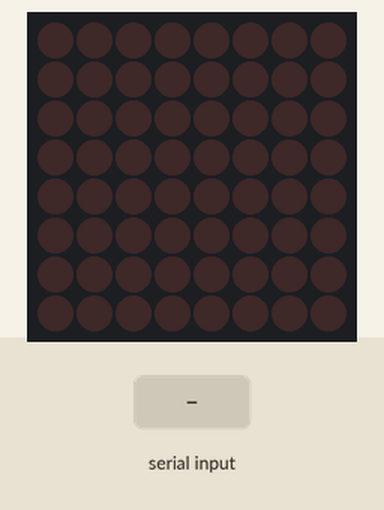
The sketch below on a simulated Arduino Uno, built with avr-gcc and run on an emulated ATmega328P. On the bench: 8×8 LED matrix. The test bench sets the inputs (shaded band).

Above: at 1.2 s.
1.3 s: "90,45\n" received over Serial
At 2.5 s:
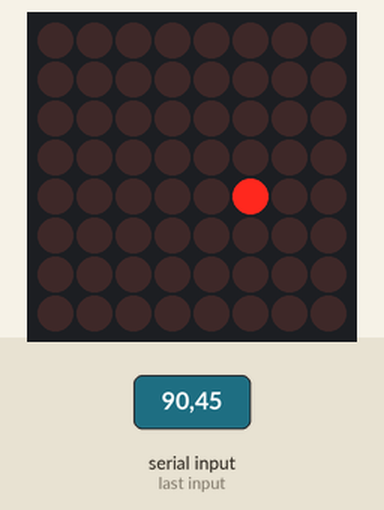
2.8 s: "30,150\n" received over Serial
At 3.6 s:
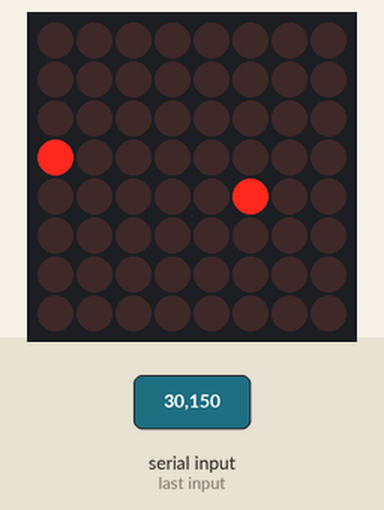
Timing chart, 0 to 5.8 s (numbered marks = the images above; inputs shaded):
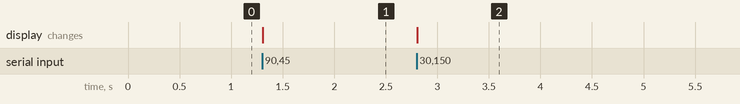

The sketch:

serial_comm.ino
```cpp
//www.elegoo.com
//2016.12.9

#include <Keypad.h>
#include <LedControl.h>

const byte ROWS = 4; //four rows
const byte COLS = 4; //four columns
//define the cymbols on the buttons of the keypads
char hexaKeys[ROWS][COLS] = {
  {'1','2','3','A'},
  {'4','5','6','B'},
  {'7','8','9','C'},
  {'*','0','#','D'}
};
byte colPins[ROWS] = {5,4,3,2}; //connect to the row pinouts of the keypad
byte rowPins[COLS] = {9,8,7,6}; //connect to the column pinouts of the keypad

//initialize an instance of class NewKeypad
Keypad customKeypad = Keypad( makeKeymap(hexaKeys), rowPins, colPins, ROWS, COLS);
LedControl lc=LedControl(12,10,11,1);
void setup(){
  Serial.begin(9600);
  lc.shutdown(0,false);
  lc.setIntensity(0,8);
  lc.clearDisplay(0);
}
char buf[3];
void loop(){
  char customKey = customKeypad.getKey();

  if (customKey){
    Serial.println(customKey);
  }

  if (Serial.available() >= 3)
  {
    //String s = Serial.readString();
    Serial.readBytes(buf, 3);
    int row = buf[0] - 48;
    int col = buf[1] - 48;
    bool state = buf[2] - 48;
    lc.setLed(0,row,col,state);
  }
}
```

Measured:
- after the input at 1.3 s, the display: changes at once (image 1)
- after the input at 2.8 s, the display: changes at once (image 2)
